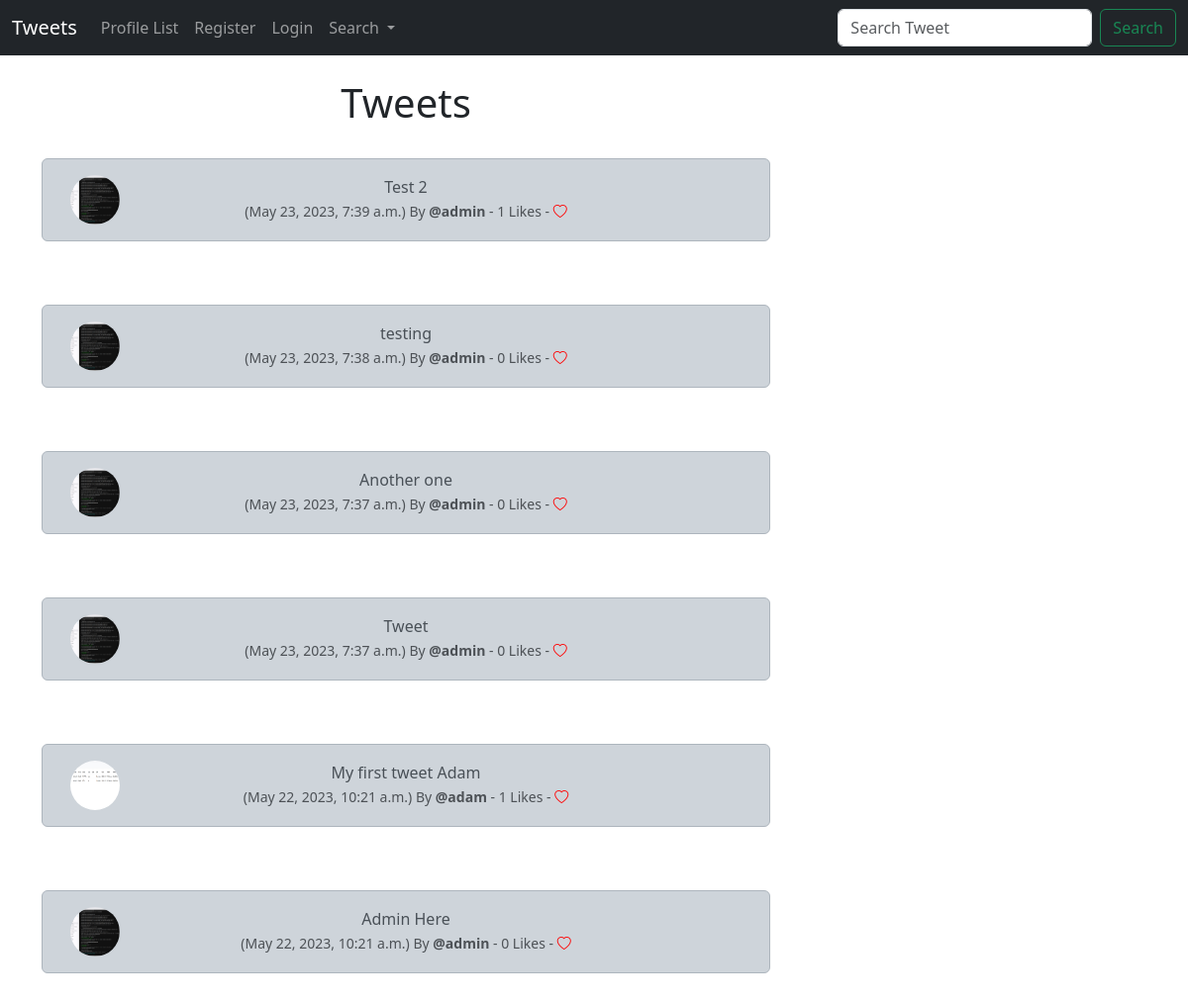
The page / on the database its author committed.
### tweet/models.py (models this page shows, shortened)
class Tweet(models.Model):
    user = models.ForeignKey(User, related_name='tweets', on_delete=models.DO_NOTHING)
    body = models.CharField(max_length=200)
    created_at = models.DateTimeField(auto_now_add=True)
    likes = models.ManyToManyField(User, related_name='meep_like', blank=True)
    def number_of_likes(self):
        return self.likes.count()

class Profile(models.Model):
    user = models.OneToOneField(User, on_delete=models.CASCADE)
    follows = models.ManyToManyField(
        "self",
        related_name="followed_by",
        symmetrical=False,
        blank=True
    )
    date_modified = models.DateTimeField(User, auto_now=True)
    profile_image = models.ImageField(null=True, blank=True, upload_to='images/')
    profile_bio = models.CharField(null=True, blank=True, max_length=500)
    homepage_link = models.CharField(null=True, blank=True, max_length=100)
    facebook_link = models.CharField(null=True, blank=True, max_length=100)
    instagram_link = models.CharField(null=True, blank=True, max_length=100)
    linkedin_link = models.CharField(null=True, blank=True, max_length=100)

### tweet/views.py (the view)
# urls.py: 2. Add a URL to urlpatterns:  path('', views.home, name='home')
def home(request):
    if request.user.is_authenticated:
        form = TweetForm()
        if request.method == 'POST':
            form = TweetForm(request.POST)
            if form.is_valid():
                tweet = form.save(commit=False)
                tweet.user = request.user
                tweet.save()
                messages.success(request, 'Your tweet has been Posted')
                return redirect('home')
        tweets = Tweet.objects.all().order_by('-created_at')
        return render(request, 'home.html', {'tweets': tweets, 'form': form})
    else:
        tweets = Tweet.objects.all().order_by('-created_at')
        return render(request, 'home.html', {'tweets': tweets})

### templates/home.html (shortened to what this page needs)
{% extends 'base.html' %}
{% load static %}
{% block content %}
<div class="container text-center">
    <div class="row">
        <div class="col-8">
            <h1>Tweets</h1>
            <br>
            {% if tweets %}
            {% for tweet in tweets %}
            <div class="alert alert-dark" role="alert">
                <div class="container">
                    <div class="row">
                        <div class="col-1">
                            {% if tweet.user.profile.profile_image %}
                                <img src="{{tweet.user.profile.profile_image.url}}" alt="{{tweet.user.username}}" width="50" height="50" class="rounded-circle">
                            {% else %}
                                <img src="{% static 'images/default_profile_pic.png' %}" class="rounded-circle" alt="{{tweet.user.username}}" width="50" height="50">
                            {% endif %}
                        </div>
                        <div class="col-10">
                            {{tweet.body}}<br>
                            <small class="text-muted">
                                ({{tweet.created_at}}) By
                                <a class="text-muted text-decoration-none" href="{% url 'profile' tweet.user.id %}"><b>@{{tweet.user.username}}</b></a> - {{tweet.number_of_likes}} Likes -
                                {% if user in tweet.likes.all %}
                                {% comment %} Unlike {% endcomment %}
                                <a href="{% url 'tweet_like' tweet.id %}"><i class="bi bi-heart-fill" style="color:red"></i></a>
                                {% else %}
                                <a href="{% url 'tweet_like' tweet.id %}"><i class="bi bi-heart" style="color:red"></i></a>
                                {% endif %}
                            </small>
                        </div>
                    </div>
                </div>
            </div>
            <br><br>
            {% endfor %}
        </div>
        <div class="col-4">
            <br><br><br>
        </div>
            {% endif %}
    </div>
</div>
{% endblock content %}

### rows shown on the page
Tweet: user.profile.profile_image (picture), body "Test 2", created_at "May 23, 2023, 7:39 a.m.", user.username "admin", number_of_likes "1"
Tweet: user.profile.profile_image (picture), body "testing", created_at "May 23, 2023, 7:38 a.m.", user.username "admin", number_of_likes "0"
Tweet: user.profile.profile_image (picture), body "Another one", created_at "May 23, 2023, 7:37 a.m.", user.username "admin", number_of_likes "0"
Tweet: user.profile.profile_image (picture), body "Tweet", created_at "May 23, 2023, 7:37 a.m.", user.username "admin", number_of_likes "0"
Tweet: user.profile.profile_image (picture), body "My first tweet Adam", created_at "May 22, 2023, 10:21 a.m.", user.username "adam", number_of_likes "1"
Tweet: user.profile.profile_image (picture), body "Admin Here", created_at "May 22, 2023, 10:21 a.m.", user.username "admin", number_of_likes "0"
